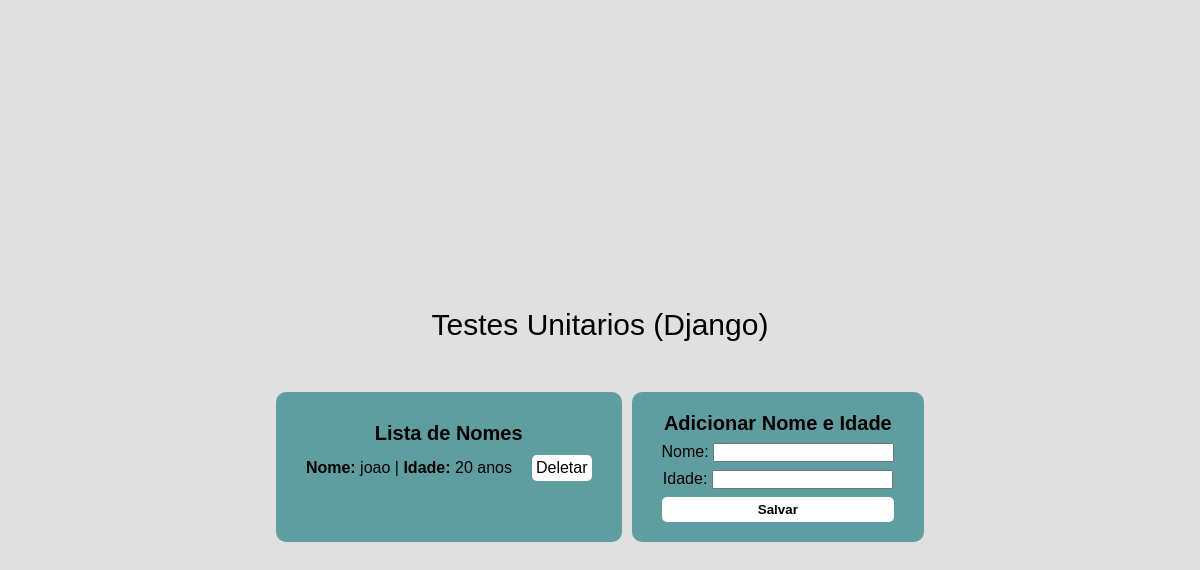
Before: / with the older database file.
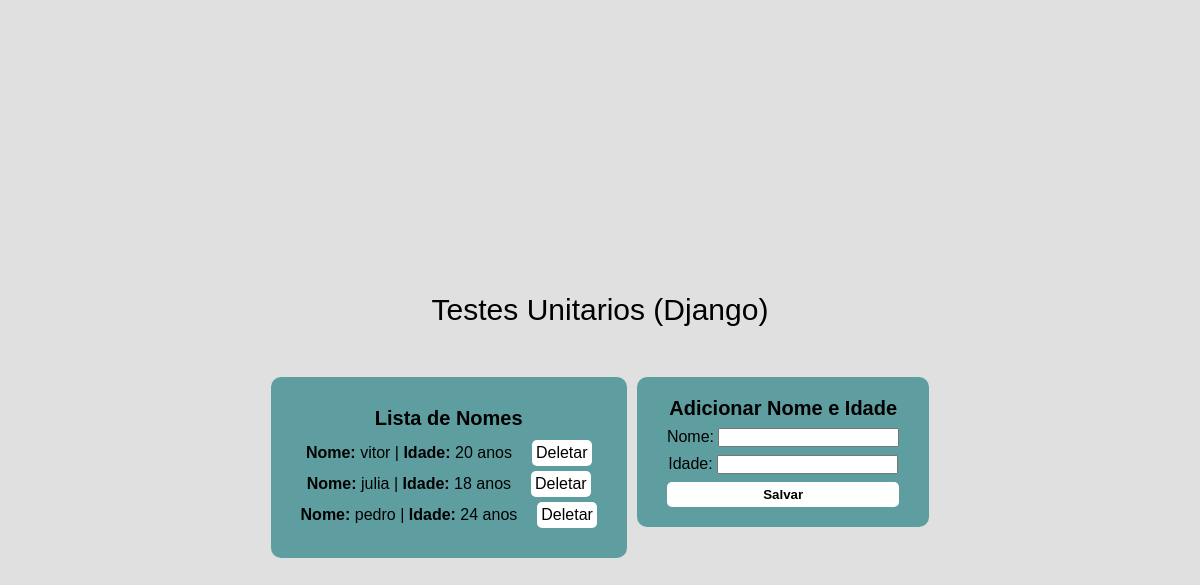
After: the same page with the newer database file.
### core/models.py (models this page shows, shortened)
class Usuario (models.Model):
    nome = models.CharField(max_length=100)
    idade = models.IntegerField()

### core/views.py (the view)
def index(request):
    usuarios = Usuario.objects.all()
    return render(request, 'index.html', {'usuarios': usuarios})

### core/templates/index.html (shortened to what this page needs)
{% load static %}
<!DOCTYPE html>
<html lang="en">
<head>
    <link rel="stylesheet" href="{% static 'index.css' %}">
</head>
<body>
    <h1>Testes Unitarios (Django)</h1>
    <div class="container">
        <main>
            <p class="titulo">Lista de Nomes</p>
            {% if usuarios %}
            <ul>
                {% for usuario in usuarios %}
                <li>
                    <p><strong>Nome:</strong> {{ usuario.nome }} | <strong>Idade:</strong>  {{ usuario.idade }} anos </p>
                    <a href="{% url 'excluir_usuario' usuario.id %}">Deletar</a>
                </li>
                {% endfor %}
            </ul>
            {% else %}
            <p>Nenhum usuário encontrado.</p>
            {% endif %}
        </main>
        <main class="formulario">
            <form action="{% url 'salvar' %}" method="post">
                <p class="titulo">Adicionar Nome e Idade</p>
                <p>
                    <label for="nome">Nome:</label>
                    <input type="text" id="name" name="nome" required>
                </p>
                <p>
                    <label for="idade">Idade:</label>
                    <input type="text" id="idade" name="idade" required>
                </p>
                <button type="submit">Salvar</button>
            </form>
        </main>
    </div>
</body>
</html>

Changed rows visible on the page:
added Usuario: nome "vitor", idade "20"
added Usuario: nome "julia", idade "18"
changed Usuario: nome "joao" → "pedro"; idade "20" → "24"
